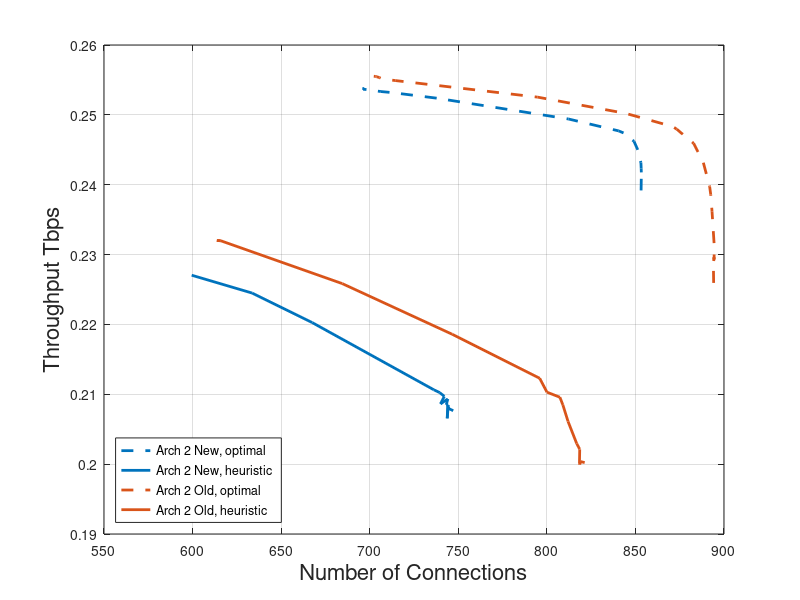

The MATLAB source for this figure: (Note: this script raises an error after producing the figure.)
clc;
close all;
clear;

load paretoArch2Old.mat
load paretoArch2New.mat

figure1 = figure;
axes1 = axes('Parent', figure1);
box(axes1, 'on')
hold(axes1, 'on')
grid(axes1, 'on')
h(1) = plot(paretoArch2New(:,1),paretoArch2New(:,2)*0.001, '--', ...
    'displayname', 'Arch 2 New, optimal', 'linewidth', 2, 'color', [0, 0.45, 0.74]);
h(2) = plot(paretoArch2New(:,3),paretoArch2New(:,4)*0.001, ...
    'displayname', 'Arch 2 New, heuristic', 'linewidth', 2, 'color', [0, 0.45, 0.74]);
h(3) = plot(paretoArch2Old(:,1),paretoArch2Old(:,2)*0.001, '--', ...
    'displayname', 'Arch 2 Old, optimal', 'linewidth', 2, 'color', [.85, .33, .1]);
h(4) = plot(paretoArch2Old(:,3),paretoArch2Old(:,4)*0.001, ...
    'displayname', 'Arch 2 Old, heuristic', 'linewidth', 2, 'color', [.85, .33, .1]);

xlabel('Number of Connections', 'fontsize', 16)
ylabel('Throughput Tbps', 'fontsize', 16)
h = legend(h(1:4), 'location', 'southwest');
h.FontSize = 12;
% saveas(figure1, 'pareto_arch2.jpg')
